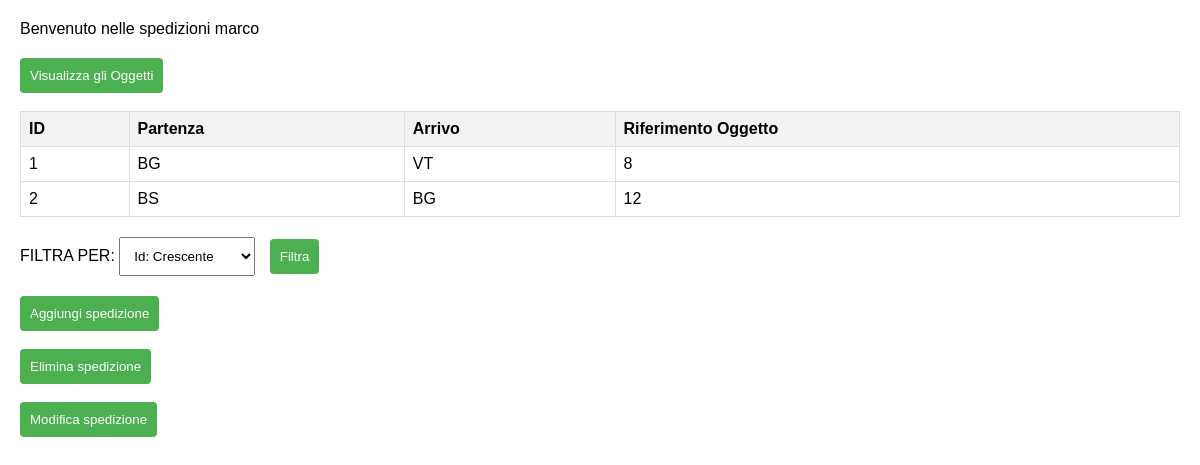
Screenshot of /spedizioni.php (signed in) with the database file from the repository.
### tables this page shows
CREATE TABLE `spedizioni` (
  `id` int(11) NOT NULL,
  `partenza` varchar(2) NOT NULL,
  `arrivo` varchar(2) NOT NULL,
  `rif_ogg` int(11) NOT NULL
);

### spedizioni.php (the view, shortened to what this page needs)
<?php
if (isset($_SESSION["UTENTE"])) {
    echo '<link rel="stylesheet" type="text/css" href="style_scaffale.css">';
    echo "Benvenuto nelle spedizioni " . $_SESSION["UTENTE"];
    echo "<footer>
        <button onclick='redirectToPage(\"protetta.php\")'>Visualizza gli Oggetti</button>
      </footer><br>";
    try {
        $conn = new PDO("mysql:host=localhost;dbname=magazzino", "nicola", "1234");
        $conn->setAttribute(PDO::ATTR_ERRMODE, PDO::ERRMODE_EXCEPTION);
        $sql = 'SELECT * FROM spedizioni';
        $statement = $conn->query($sql);
        if ($statement->rowCount() > 0) {
            echo "<table>
                    <tr>
                        <th>ID</th>
                        <th>Partenza</th>
                        <th>Arrivo</th>
                        <th>Riferimento Oggetto</th>
                    </tr>";
            while ($row = $statement->fetch(PDO::FETCH_ASSOC)) {
                echo "<tr>
                        <td>{$row['id']}</td>
                        <td>{$row['partenza']}</td>
                        <td>{$row['arrivo']}</td>
                        <td>{$row['rif_ogg']}</td>
                    </tr> ";
            }
            echo "</table>";
            echo "<form method='POST'>
                    <label for='my_html_select_box'>FILTRA PER:</label>
                    <select name='my_html_select_box'>
                        <option>Id: Crescente</option>
                        <option>Id: Decrescente</option>
                    </select>
                    <button type='submit'>Filtra</button>
                </form>";
                echo"<button onclick='redirectToPage(\"aggiungi_spedizione.php\")'>Aggiungi spedizione</button><br><br>";
                echo"<button onclick='redirectToPage(\"elimina_spedizione.php\")'>Elimina spedizione</button><br><br>";
                echo"<button onclick='redirectToPage(\"modifica_spedizione.php\")'>Modifica spedizione</button><br><br>";
        } else {
            echo "Nessun risultato trovato";
        }
    } catch (PDOException $e) {
        echo "Connection failed: " . $e->getMessage();
    } finally {
        $conn = null;
    }
    echo "</body>
        </html>";
} else {
    echo "Accesso non consentito";
}
?>

### style_scaffale.css (style rules this page uses)
table { width: 100%; border-collapse: collapse; margin-bottom: 20px; }
th, td { border: 1px solid #dddddd; text-align: left; padding: 8px; }
th { background-color: #f2f2f2; }
form { margin-bottom: 20px; }
footer { margin-top: 20px; }
button { padding: 10px; cursor: pointer; background-color: #4CAF50; color: white; border: none; border-radius: 4px; }
select, button[type='submit'] { padding: 10px; margin-right: 10px; }

### rows the page displays
spedizioni: id "1", partenza "BG", arrivo "VT", rif_ogg "8"
spedizioni: id "2", partenza "BS", arrivo "BG", rif_ogg "12"

### other values shown
$_SESSION["UTENTE"] "marco"
